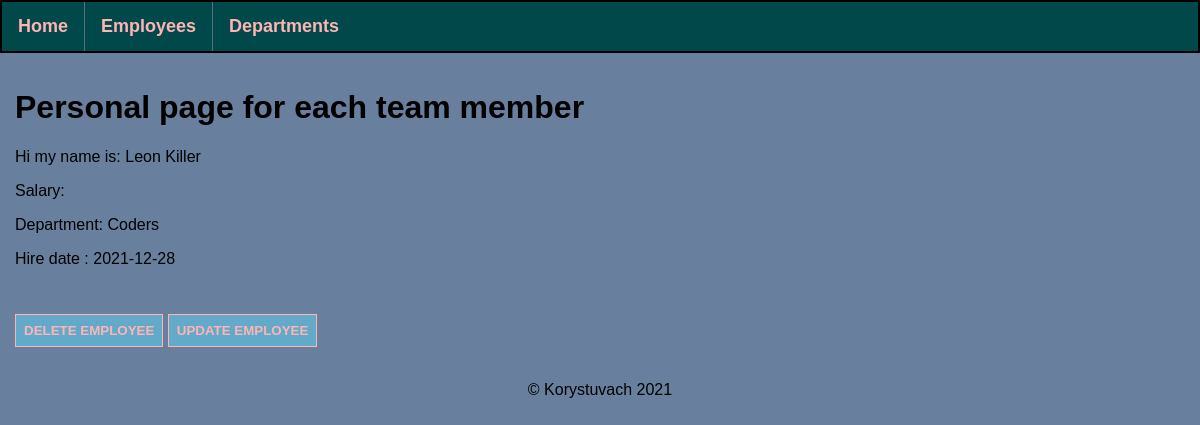
The app's page /employees/1 (signed in) with its own data.
### application/models.py (models this page shows, shortened)
class AllEmployees(db.Model):
    id = db.Column(db.Integer, primary_key=True)
    department_id = db.Column(db.Integer, db.ForeignKey('all_departments.id'), nullable=False)
    salary = db.Column(db.Integer, nullable=False)
    name = db.Column(db.String(30), nullable=False)
    lastname = db.Column(db.String(35), nullable=False)
    hire_date = db.Column(db.Date, default=date.today())

class AllDepartments(db.Model):
    id = db.Column(db.Integer, primary_key=True)
    dep_name = db.Column(db.String(25), nullable=False, unique=True)
    dep_employees_id = db.relationship('AllEmployees', backref='my_department', lazy=True)

### application/routes.py (the view)
@app.route('/employees/<int:emp_id>')
@login_required
def employee(emp_id):
    employee_info = AllEmployees.query.get_or_404(emp_id)
    return render_template('employee.html',
                           emp_id=emp_id,
                           employee_info=employee_info
                           )

### application/models.py (called while the page is built)
@login_manager.user_loader
def load_user(user_id):
    return User.query.get(user_id)

### application/routes.py (called while the page is built)
@app.after_request
def redirect_to_sign_in(response):
    if response.status_code == 401:
        return redirect(url_for('login') + '?next=' + request.url)
    return response

### application/templates/employee.html (shortened to what this page needs)
{% extends 'base.html' %}
{% block content %}
    <div>
        <h1>Personal page for each team member</h1>
        <p>Hi my name is: {{ employee_info.name }} {{ employee_info.lastname }}</p>
        <p>Salary:{{ employee_info.salary }} </p>
        <p>Department: {{employee_info.my_department.dep_name }}</p>
        <p>Hire date : {{ employee_info.hire_date }}</p>
    </div>
    <div>
        <button type="button"><a href="/employees/{{ employee_info['id'] }}/delete"><b>Delete employee</b></a></button>
        <button type="button"><a href="/employees/{{ employee_info['id'] }}/update"><b>Update employee</b></a></button>
    </div>
{% endblock %}

### application/static/css/styles.css (style rules this page uses)
html, body { font-family: Tahoma, sans-serif; background-color: #687F9E; margin: 0; padding: 0; height: 100%; text-align: left; }
div { padding: 15px; }
button { background-color: #63aaca; text-decoration: none; padding: 8px; border: 1px solid #ffb4b4; }
button a { text-decoration: none; text-align: center; color: #ffb4b4; text-transform: uppercase; font-weight: bold; }

### records on screen
AllEmployees: name "Leon", lastname "Killer", hire_date "2021-12-28"
AllDepartments: my_department.dep_name "Coders"
